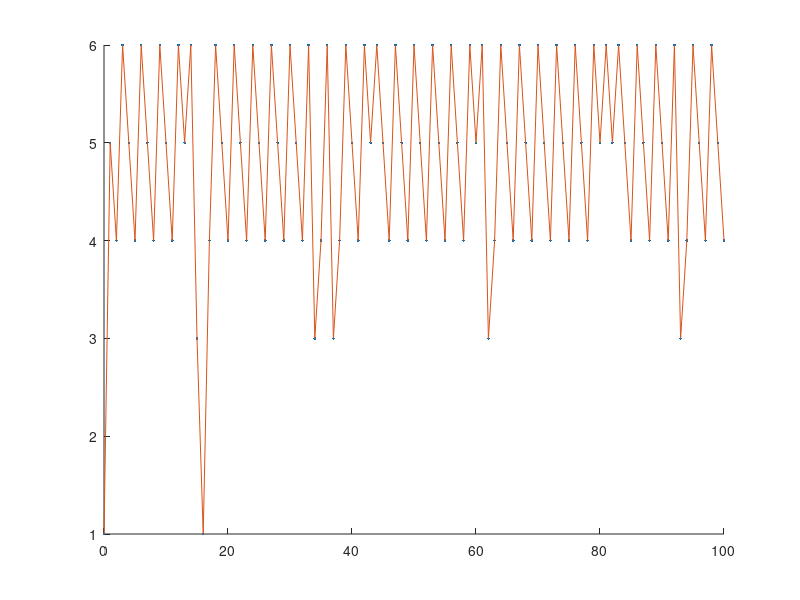

Here is the MATLAB script that generated this plot:
%stepstone.m
clear all, clf
n = 101;
P = [0,   0.2, 0,   0.3, 0.5, 0;
     0.5, 0,   0.5, 0,   0,   0;
     0.3, 0,   0,   0.7, 0,   0;
     0,   0,   0,   0,   0,   1 ;
     0,   0,   0,   0.8, 0,   0.2;
     0,   0,   0.1, 0,   0.9, 0];
x = zeros(1,n); x(1)= 1;
tot = zeros(1,6); tot(1) = 1;
for t=1:n-1                            % generate the Markov chain
    x(t+1) = min(find(cumsum(P(x(t),:))> rand));
    tot(x(t+1)) = tot(x(t+1)) + 1;
end
hold on,  plot(0:n-1,x,'.'), plot(0:n-1,x),  hold off  % plot the path
tot/n
f = null(eye(6) - P')';
f = f/sum(f)
